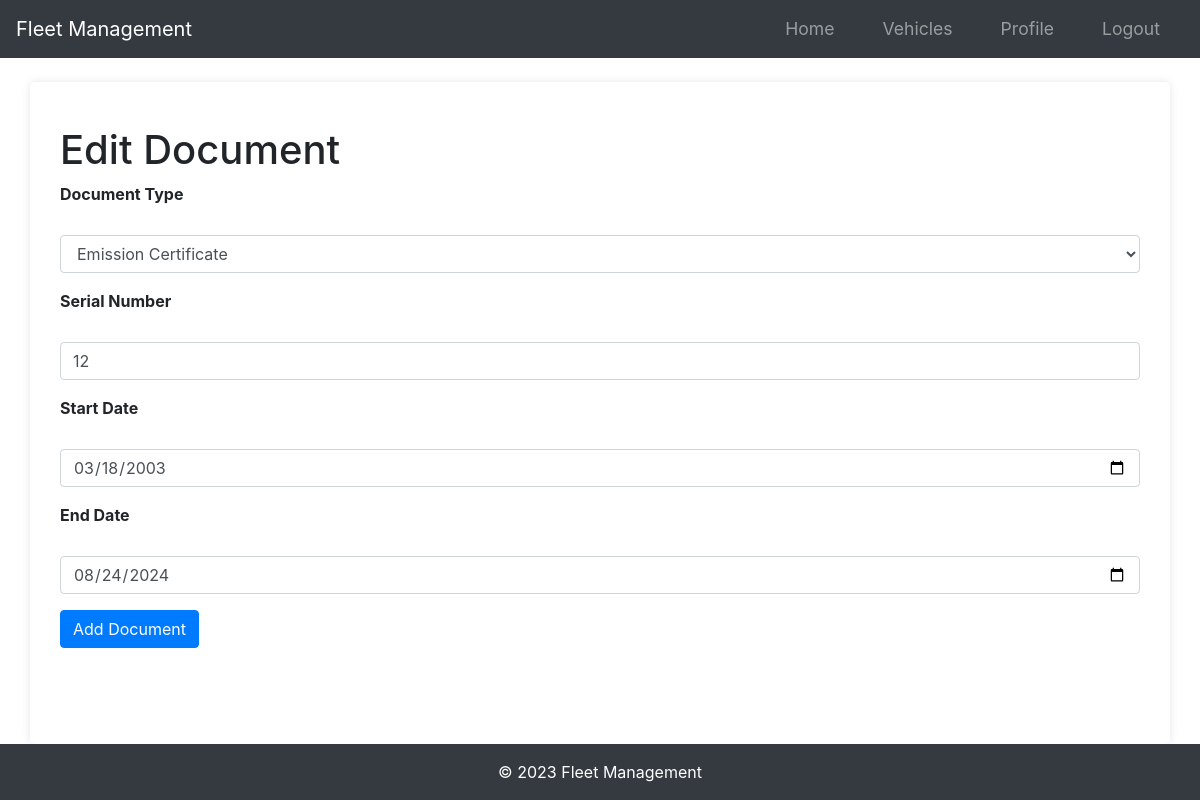
The page /vehicle/1/document/1/edit (signed in) on the database as committed earlier.
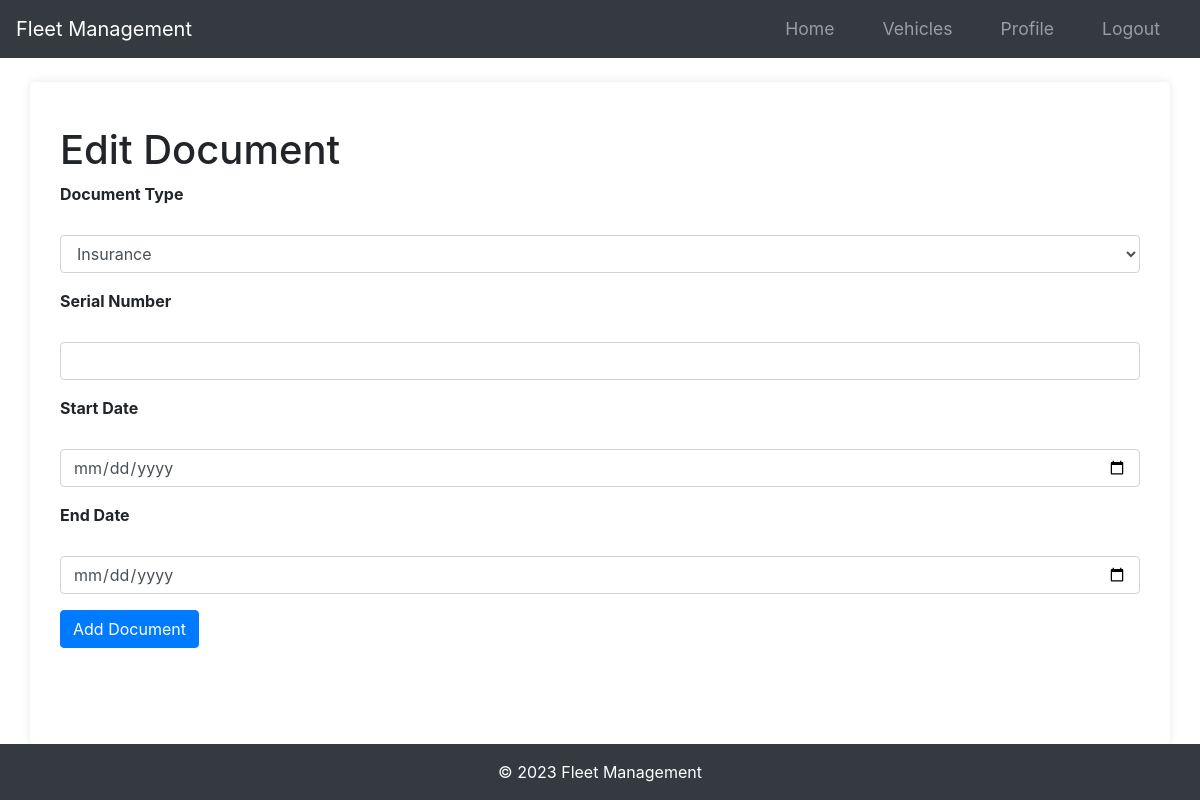
The same page on the database as committed later.
### app/models.py (models this page shows)
class Document(db.Model):
    id = db.Column(db.Integer, primary_key=True)
    document_type = db.Column(db.String(50), nullable=False)
    serial_number = db.Column(db.String(100), nullable=False)
    start_date = db.Column(db.DateTime, nullable=False)
    end_date = db.Column(db.DateTime, nullable=False)
    date_posted = db.Column(db.DateTime, nullable=False, default=datetime.utcnow)
    vehicle_id = db.Column(
        db.Integer,
        db.ForeignKey("vehicle.id", ondelete="CASCADE"),
        nullable=False,
        index=True,
    )
    additional_info = db.Column(db.Text, nullable=True)

### app/routes.py (the view)
@main.route("/vehicle/<int:vehicle_id>/document/<int:document_id>/edit", methods=["GET", "POST"])
@login_required
def edit_document(vehicle_id, document_id):
    vehicle = Vehicle.query.get_or_404(vehicle_id)
    document = Document.query.get_or_404(document_id)
    if vehicle.owner != current_user or document.vehicle_id != vehicle.id:
        abort(403)
    form = DocumentForm()
    form.update_fields(document.document_type)  # Update fields for the specific document type
    if form.validate_on_submit():
        if document.document_type == 'Insurance':
            document.serial_number = form.insurance_policy_number.data
            document.start_date = form.policy_start_date.data
            document.end_date = form.policy_expiry_date.data
        else:
            document.document_type = form.document_type.data
            document.serial_number = form.serial_number.data
            document.start_date = form.start_date.data
            document.end_date = form.end_date.data
        db.session.commit()
        flash("Your document has been updated!", "success")
        return redirect(url_for("main.view_vehicle", vehicle_id=vehicle.id))
    elif request.method == "GET":
        form.document_type.data = document.document_type
        if document.document_type == 'Insurance':
            form.insurance_policy_number.data = document.serial_number
            form.policy_start_date.data = document.start_date
            form.policy_expiry_date.data = document.end_date
        else:
            form.serial_number.data = document.serial_number
            form.start_date.data = document.start_date
            form.end_date.data = document.end_date
    return render_template("edit_document.html", form=form, vehicle=vehicle, document=document)

### app/__init__.py (called while the page is built)
def create_app(config_class=Config):
    app = Flask(__name__)
    app.config.from_object(config_class)
    db.init_app(app)
    bcrypt.init_app(app)
    login_manager.init_app(app)
    mail.init_app(app)
    migrate.init_app(app, db)
    login_manager.login_view = "main.login"
    login_manager.login_message_category = "info"
    from app.models import User
    @login_manager.user_loader
    def load_user(user_id):
        return User.query.get(int(user_id))
    from app.routes import main as main_blueprint
    app.register_blueprint(main_blueprint)
    scheduler = BackgroundScheduler()
    scheduler.add_job(check_document_expirations, "interval", hours=24)
    scheduler.start()
    return app

### app/templates/edit_document.html (shortened to what this page needs)
{% extends "base.html" %}
{% block content %}
<div class="container">
    <h1 class="mt-4">Edit Document</h1>
    <form method="POST" action="">
        <div class="form-group">
            {{ form.document_type.label(class="form-label") }}<br>
            {{ form.document_type(class="form-control") }}
        </div>
        <div class="form-group">
            {{ form.serial_number.label(class="form-label") }}<br>
            {{ form.serial_number(class="form-control") }}
        </div>
        <div class="form-group">
            {{ form.start_date.label(class="form-label") }}<br>
            {{ form.start_date(class="form-control", type="date") }}
        </div>
        <div class="form-group">
            {{ form.end_date.label(class="form-label") }}<br>
            {{ form.end_date(class="form-control", type="date") }}
        </div>
        <div class="form-group">
            {{ form.submit(class="btn btn-primary") }}
        </div>
    </form>
</div>
{% endblock %}

Rows that differ between the two databases and show on the page:
changed Document: document_type "Emission Certificate" → "Insurance"; serial_number "12" → (not shown); start_date "03/18/2003" → (not shown); end_date "08/24/2024" → (not shown)
